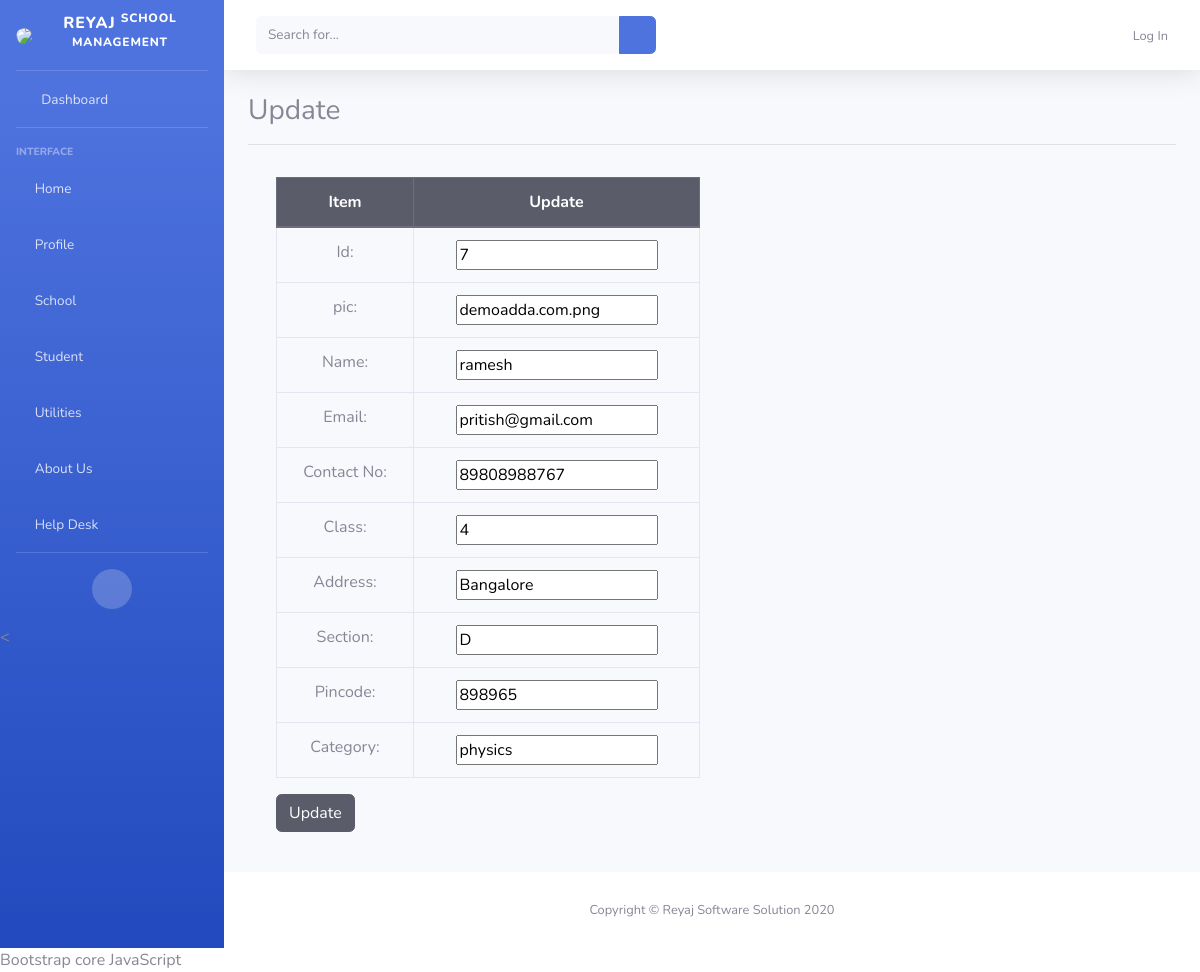
The app's page /studentupdate/7 with its own data.
### schooladmin/models.py (models this page shows, shortened)
class Students(models.Model):
    name                =       models.CharField(max_length=664, null=True)
    email               =       models.EmailField(null=True)
    admission_no        =       models.IntegerField(null=True)
    contact_no          =       models.CharField(max_length=12, unique=True, null=True)
    father_name         =       models.CharField(max_length=664, null=True)
    mother_name         =       models.CharField(max_length=664, null=True)
    parent_email        =       models.EmailField(null=True)
    parent_contact_no   =       models.CharField(max_length=612, null=True)
    blood_group         =       models.CharField(max_length=620, default="B", null=True, choices=(('A', 'A'), ('B', 'B'), ('O', 'O'), ('AB', 'AB')))
    category            =       models.CharField(max_length=620, null=True, default="math",choices=(('science', 'science'), ('math', 'math'), ('biology', 'biology'), ('physics', 'physics'), ('chemistry', 'chemistry')))
    religion            =       models.CharField(max_length=600, null=True, default="hindu", choices=(('hindu', 'hindu'), ('muslim', 'muslim'), ('christian', 'christian'), ('other', 'other')))
    pincode             =       models.CharField(max_length=6, null=True)
    classes             =       models.CharField(max_length=600, null=True, default="1", choices=(('1', '1'), ('2', '2'), ('3', '3'), ('4', '4'), ('5', '5'), ('6', '6'), ('7', '7'), ('8', '8'), ('9', '9'), ('10', '10')))
    section             =       models.CharField(max_length=600, null=True, default="A", choices=(('A', 'A'), ('B', 'B'), ('C', 'C'),('D', 'D')))
    address             =       models.TextField(null=True)
    permanent_address   =       models.TextField(null=True)
    pic                 =       models.FileField(null=True,blank=True)

### schooladmin/views.py (the view, shortened to what this page needs)
# urls.py: path('studentupdate/<int:id>', views.students_update, name='update1'),
def students_update(request, id):
    data = Students.objects.get(id=id)
    return render(request, 'student_update.html', {'data': data})

### schooladmin/templates/student_update.html (shortened to what this page needs)
{% extends 'base.html'%}
{% block body%}
<div class="container">
    <h3 class="text-bold m">Update</h3>
<hr>
    <div class="row m-auto p-3">
        <div class="col-6 ">
        <form method="POST" action="/studentupdate/{{data.id}}" >
             <table class="table table-bordered">
                <thead class="thead-dark">
                <tr class="text-center">
                    <th scope="col">Item</th>
                    <th scope="col">Update</th>
                    </tr>
                </thead>
                  <tbody>
                <tr class="text-center">
                    <td scope="row">Id:</td>
                    <td scope="row"><input type="text" name="name" value="{{data.id}}"></td>
                </tr>
                <tr class="text-center">
                    <td scope="row">pic:</td>
                    <td scope="row"><input type="text" name="name" value="{{data.pic}}"></td>
                </tr>
                <tr class="text-center">
                    <td scope="row">Name:</td>
                    <td scope="row"><input type="text" name="name" value="{{data.name}}"></td>
                </tr>
                <tr class="text-center">
                    <td scope="row">Email:</td>
                    <td scope="row"><input type="text" name="name" value="{{data.email}}"></td>
                </tr>
                <tr class="text-center">
                    <td scope="row">Contact No:</td>
                    <td scope="row"><input type="text" name="name" value="{{data.contact_no}}"></td>
                </tr>
                <tr class="text-center">
                    <td scope="row">Class:</td>
                    <td scope="row"><input type="text" name="name" value="{{data.classes}}"></td>
                </tr>
                <tr class="text-center">
                    <td scope="row">Address:</td>
                    <td scope="row"><input type="text" name="name" value="{{data.address}}"></td>
                </tr>
                <tr class="text-center">
                    <td scope="row">Section:</td>
                    <td scope="row"><input type="text" name="name" value="{{data.section}}"></td>
                </tr>
                <tr class="text-center">
                    <td scope="row">Pincode:</td>
                    <td scope="row"><input type="text" name="name" value="{{data.pincode}}"></td>
                </tr>
                <tr class="text-center">
                    <td scope="row">Category:</td>
                    <td scope="row"><input type="text" name="name" value="{{data.category}}"></td>
                </tr>
                 </tbody>
               </table>
            <input type="submit" name="" class="btn btn-dark" value="Update"><br><br>
        </form>
   </div>
 </div>
</div>
{% endblock %}

### records on screen
Students: name "7", name "demoadda.com.png", name "ramesh", name "pritish@gmail.com", name "89808988767", name "4", name "Bangalore", name "D", name "898965", name "physics"
